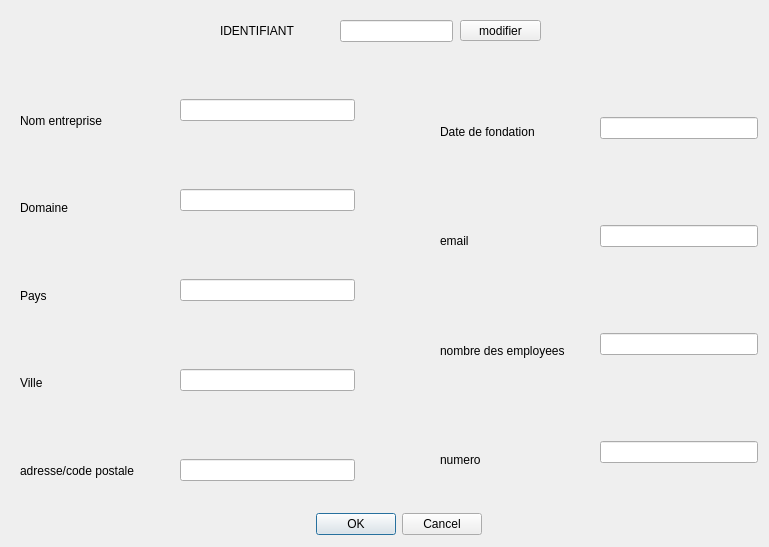
     <widget class="QWidget" name="page_2">
      <widget class="QWidget" name="verticalLayoutWidget_4">
       <property name="geometry">
        <rect>
         <x>20</x>
         <y>80</y>
         <width>151</width>
         <height>431</height>
        </rect>
       </property>
       <layout class="QVBoxLayout" name="verticalLayout_5">
        <item>
         <widget class="QLabel" name="label_20">
          <property name="text">
           <string>Nom entreprise </string>
          </property>
         </widget>
        </item>
        <item>
         <widget class="QLabel" name="label_21">
          <property name="text">
           <string>Domaine</string>
          </property>
         </widget>
        </item>
        <item>
         <widget class="QLabel" name="label_11">
          <property name="text">
           <string>Pays</string>
          </property>
         </widget>
        </item>
        <item>
         <widget class="QLabel" name="label_12">
          <property name="text">
           <string>Ville</string>
          </property>
         </widget>
        </item>
        <item>
         <widget class="QLabel" name="label_13">
          <property name="text">
           <string>adresse/code postale</string>
          </property>
         </widget>
        </item>
       </layout>
      </widget>
      <widget class="QWidget" name="verticalLayoutWidget_7">
       <property name="geometry">
        <rect>
         <x>180</x>
         <y>80</y>
         <width>177</width>
         <height>431</height>
        </rect>
       </property>
       <layout class="QVBoxLayout" name="verticalLayout_9">
        <property name="spacing">
         <number>49</number>
        </property>
        <property name="rightMargin">
         <number>2</number>
        </property>
        <property name="bottomMargin">
         <number>9</number>
        </property>
        <item>
         <widget class="QLineEdit" name="lineEdit_nom_mod"/>
        </item>
        <item>
         <widget class="QLineEdit" name="lineEdit_domaine_mod"/>
        </item>
        <item>
         <widget class="QLineEdit" name="lineEdit_pays_mod"/>
        </item>
        <item>
         <widget class="QLineEdit" name="lineEdit_ville_mod"/>
        </item>
        <item>
         <widget class="QLineEdit" name="lineEdit_adreese_mod"/>
        </item>
       </layout>
      </widget>
      <widget class="QWidget" name="verticalLayoutWidget_8">
       <property name="geometry">
        <rect>
         <x>440</x>
         <y>80</y>
         <width>151</width>
         <height>431</height>
        </rect>
       </property>
       <layout class="QVBoxLayout" name="verticalLayout_6">
        <item>
         <widget class="QLabel" name="label_14">
          <property name="text">
           <string>Date de fondation </string>
          </property>
         </widget>
        </item>
        <item>
         <widget class="QLabel" name="label_15">
          <property name="text">
           <string>email</string>
          </property>
         </widget>
        </item>
        <item>
         <widget class="QLabel" name="label_16">
          <property name="text">
           <string>nombre des employees</string>
          </property>
         </widget>
        </item>
        <item>
         <widget class="QLabel" name="label_23">
          <property name="text">
           <string>numero </string>
          </property>
         </widget>
        </item>
       </layout>
      </widget>
      <widget class="QWidget" name="verticalLayoutWidget_9">
       <property name="geometry">
        <rect>
         <x>600</x>
         <y>80</y>
         <width>160</width>
         <height>431</height>
        </rect>
       </property>
       <layout class="QVBoxLayout" name="verticalLayout_10">
        <property name="spacing">
         <number>49</number>
        </property>
        <property name="rightMargin">
         <number>2</number>
        </property>
        <property name="bottomMargin">
         <number>9</number>
        </property>
        <item>
         <widget class="QLineEdit" name="lineEdit_date_mod"/>
        </item>
        <item>
         <widget class="QLineEdit" name="lineEdit_email_mod"/>
        </item>
        <item>
         <widget class="QLineEdit" name="lineEdit_nbree_mod"/>
        </item>
        <item>
         <widget class="QLineEdit" name="lineEdit_numero_mod"/>
        </item>
       </layout>
      </widget>
      <widget class="QDialogButtonBox" name="confirme_modifier">
       <property name="geometry">
        <rect>
         <x>290</x>
         <y>510</y>
         <width>192</width>
         <height>28</height>
        </rect>
       </property>
       <property name="standardButtons">
        <set>QDialogButtonBox::Cancel|QDialogButtonBox::Ok</set>
       </property>
      </widget>
      <widget class="QLabel" name="label_id_3">
       <property name="geometry">
        <rect>
         <x>220</x>
         <y>20</y>
         <width>111</width>
         <height>21</height>
        </rect>
       </property>
       <property name="text">
        <string>IDENTIFIANT</string>
       </property>
      </widget>
      <widget class="QLineEdit" name="lineEdit_id_modifier">
       <property name="geometry">
        <rect>
         <x>340</x>
         <y>20</y>
         <width>113</width>
         <height>22</height>
        </rect>
       </property>
      </widget>
      <widget class="QPushButton" name="confirmer_mod">
       <property name="geometry">
        <rect>
         <x>460</x>
         <y>20</y>
         <width>81</width>
         <height>21</height>
        </rect>
       </property>
       <property name="text">
        <string>modifier</string>
       </property>
      </widget>
     </widget>
